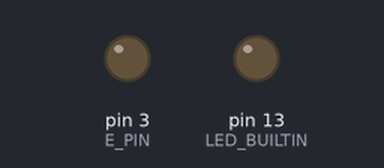
Recording of a sketch running on a simulated Arduino Uno, built with avr-gcc and run on an emulated ATmega328P. On the bench: output pins drawn as LEDs (lit = HIGH). What the sketch prints to the serial monitor is not drawn.

Above: at 0.5 s.
At 4.0 s:
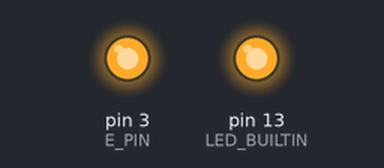
Timing chart, 0 to 15.6 s (numbered marks = the images above):
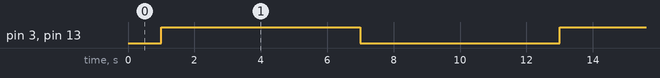

The sketch:

TransistorTest.ino
```cpp
#define E_PIN 3
void setup() {
  // put your setup code here, to run once:
  pinMode(E_PIN, OUTPUT);
  pinMode(LED_BUILTIN, OUTPUT);
  Serial.begin(9600);
}
bool enable=true;
void loop() {
  Serial.println("sent");
  delay(1000);
  // put your main code here, to run repeatedly:
  digitalWrite(E_PIN, enable ? HIGH:LOW);
  digitalWrite(LED_BUILTIN, enable ? HIGH:LOW);
  delay(5000);
  enable=!enable;
}
```

Measured:
- by itself, pin 3 (E_PIN), pin 13 (LED_BUILTIN): alternates HIGH for 6.0 s and LOW for 6.0 s
